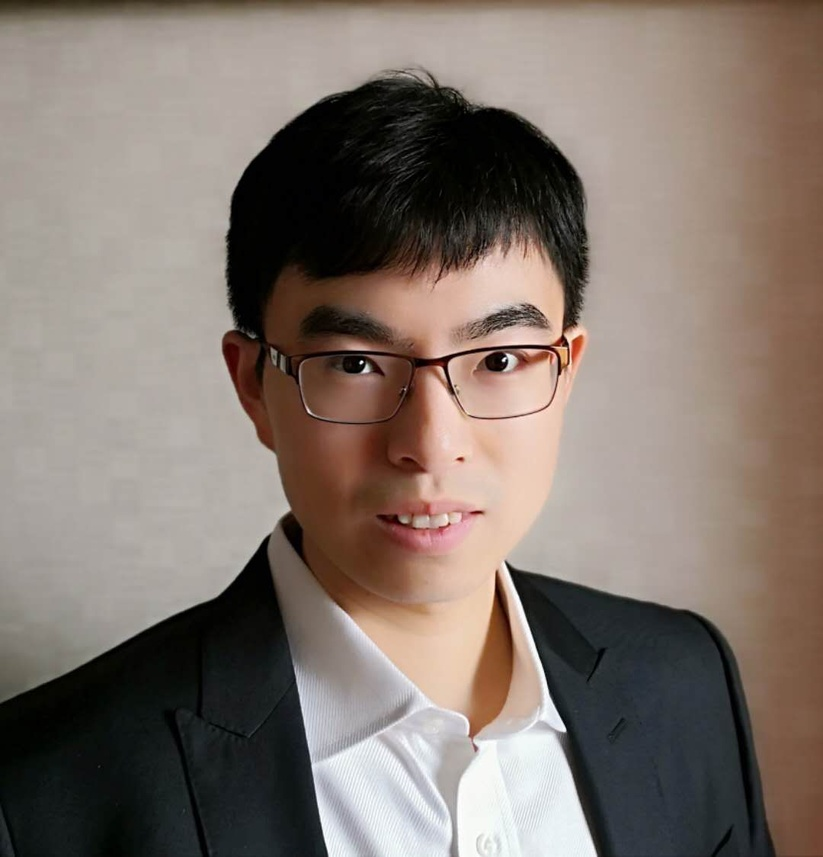
#> input picture computer vision/mmexport1545548449041.jpg, 823 x 857 px, shrunk from 1080 x 1124 before the run
$ jupyter execute Gradients.ipynb   (older library calls are emulated)
#> lines starting #> are read from the running program, lines starting #| are printed output that depends on the picture; after the words box and inside, x2 and y2 are one past the last pixel; in counts of white or black regions, pixels touching at a corner belong together
[cell 1]
import cv2
import numpy as np
import matplotlib.pyplot as plt

[cell 2]
def display_img(img):
    fig = plt.figure(figsize = (12,10))
    ax = fig.add_subplot(111)
    ax.imshow(img, cmap='gray')

[cell 3]
img = cv2.imread('../mmexport1545548449041.jpg', 0)
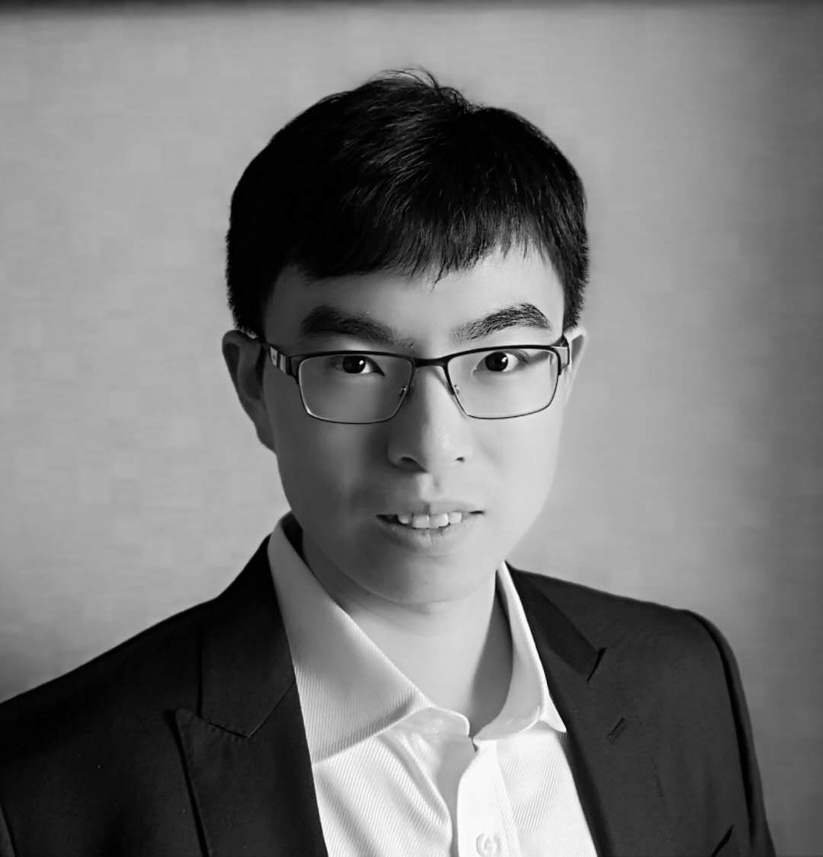
#> img: shape (857, 823); min 0, max 255, mean 119.4

[cell 4]
display_img(img)

[cell 5]
sobelx = cv2.Sobel(img, cv2.CV_64F, 1, 0, ksize=5)
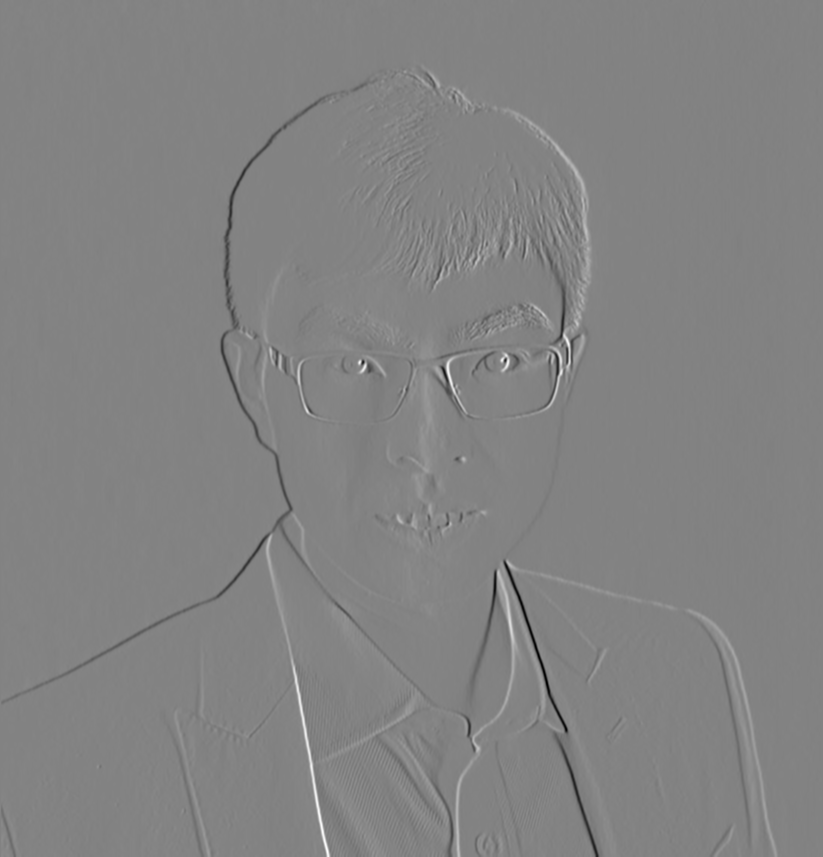
#> sobelx: shape (857, 823) float64; min -10447, max 9892, mean -5.1; drawn with min black and max white

[cell 6]
display_img(sobelx)

[cell 7]
sobely = cv2.Sobel(img, cv2.CV_64F, 0, 1, ksize=5)
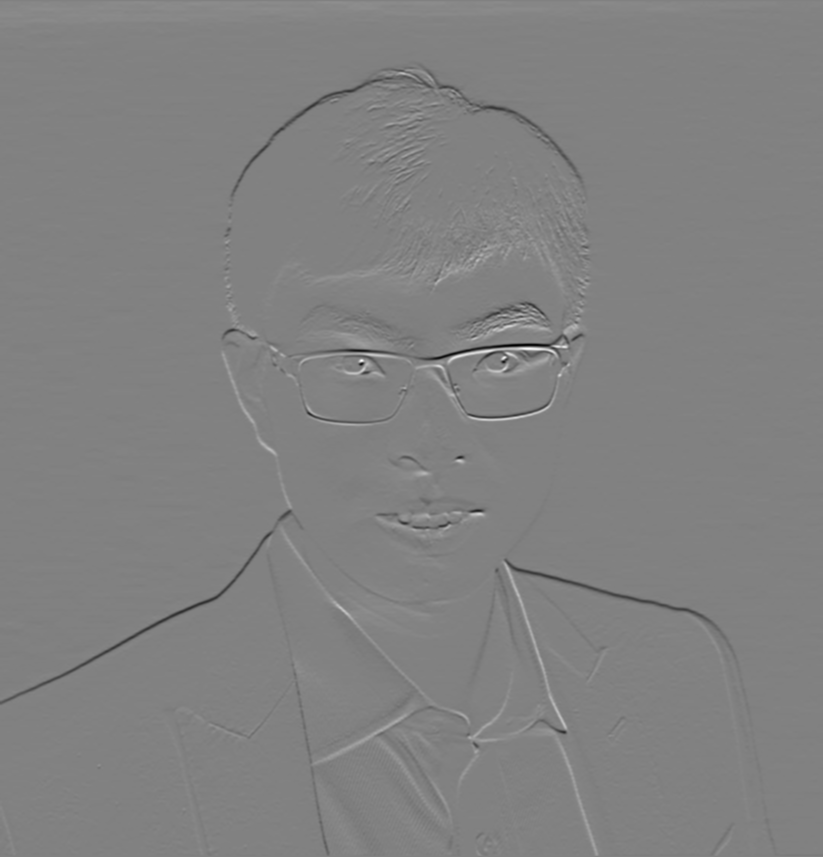
#> sobely: shape (857, 823) float64; min -10091, max 9789, mean 2.5; drawn with min black and max white

[cell 8]
display_img(sobely)

[cell 9]
laplacian = cv2.Laplacian(img, cv2.CV_64F)

[cell 10]
display_img(laplacian)

[cell 11]
blended = cv2.addWeighted(sobelx, 0.5, sobely, 0.5, 0)

[cell 12]
display_img(blended)

[cell 13]
ret, th1 = cv2.threshold(img, 100, 255, cv2.THRESH_BINARY)
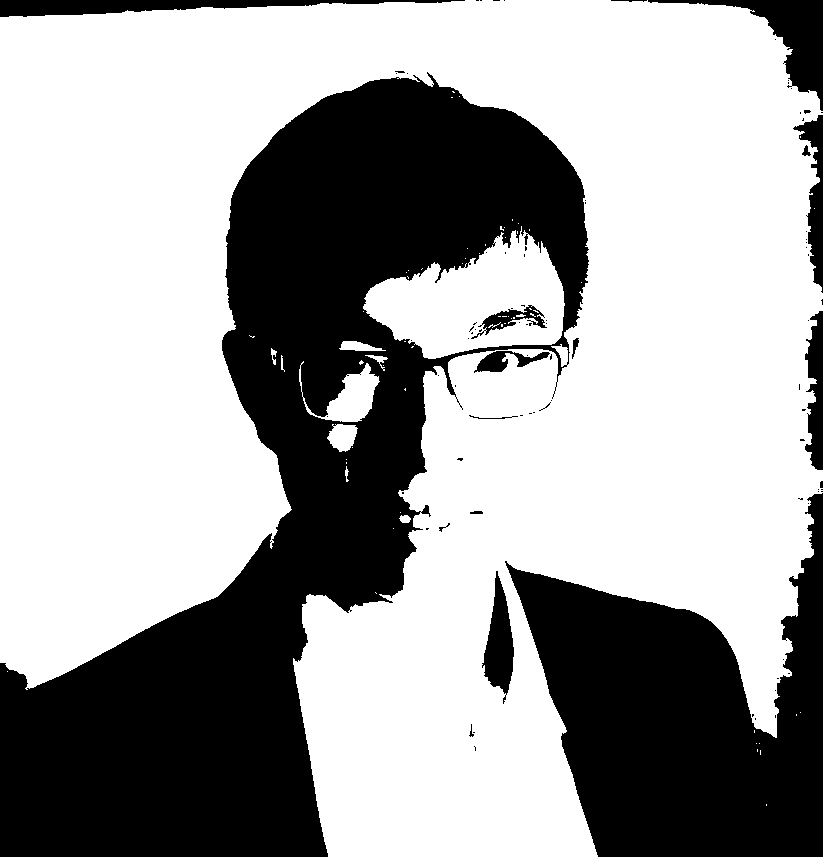
#> th1: shape (857, 823); 63.8% white; 90 black regions (72 under 20 px), largest, box (x1, y1, x2, y2) and area: (0, 72, 589, 857) 174387, (505, 493, 823, 857) 64251, (648, 0, 823, 111) 4677

[cell 14]
display_img(th1)

[cell 15]
kernel = np.ones((4,4), np.uint8)

[cell 16]
gradient = cv2.morphologyEx(blended, cv2.MORPH_GRADIENT, kernel)
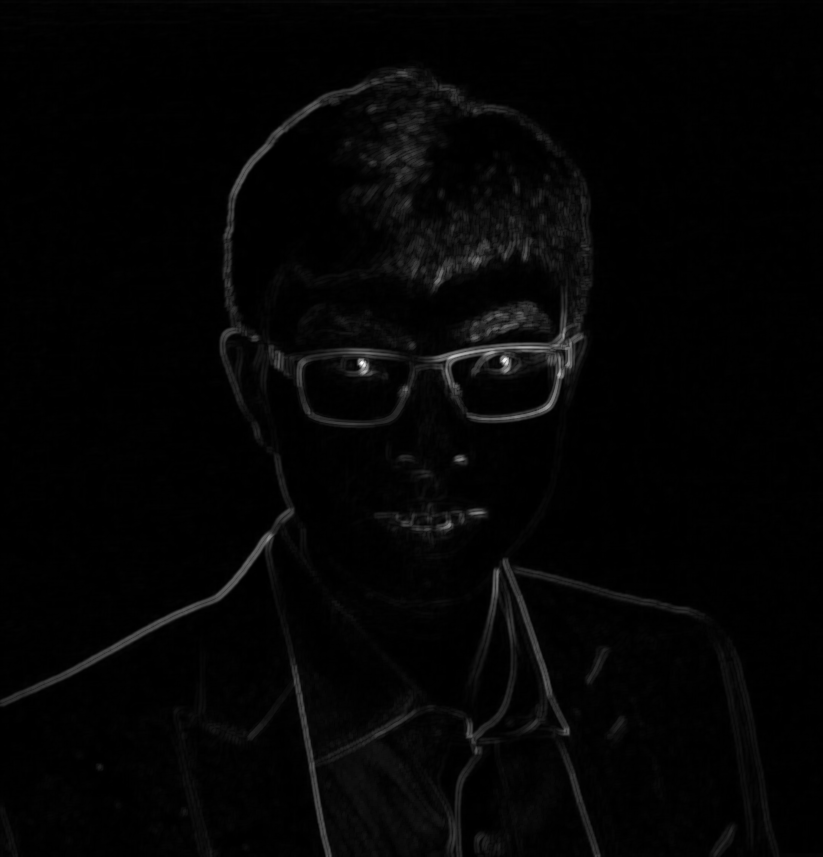
#> gradient: shape (857, 823) float64; min 0, max 14031, mean 270.3; drawn with min black and max white

$ run again, with computer vision/mmexport1545548420761.jpg copied over computer vision/mmexport1545548449041.jpg
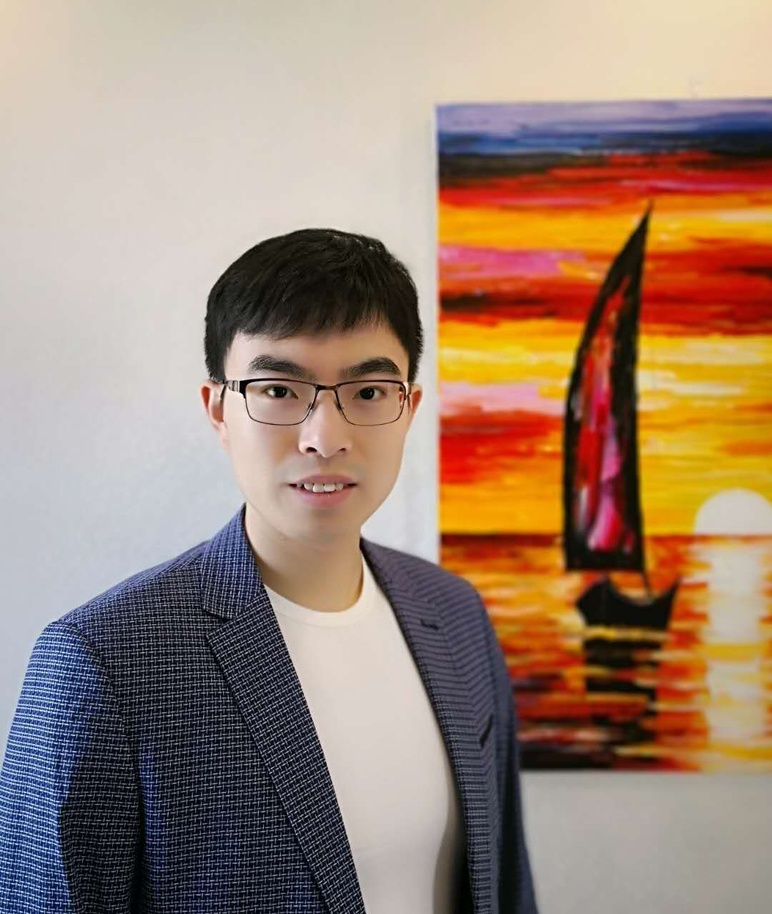
#> input picture computer vision/mmexport1545548420761.jpg, 772 x 914 px, shrunk from 1080 x 1278 before the run
#> `ret, th1 = cv2.threshold(img, 100, 255, cv2.THRESH_BINARY)`:
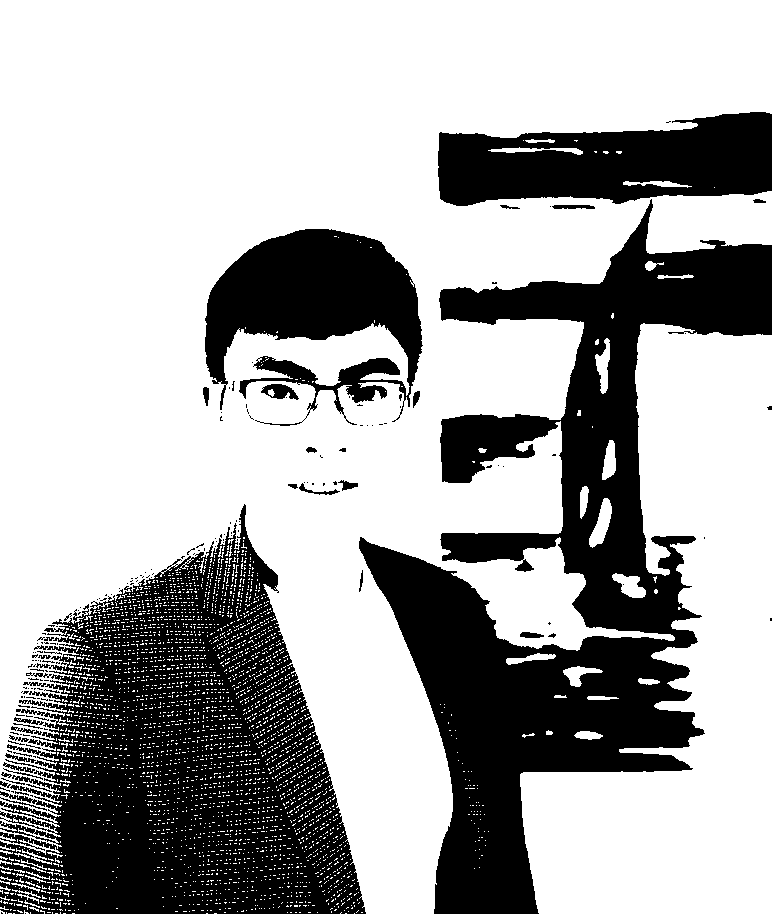
#> th1: shape (914, 772); 66.7% white; 177 black regions (135 under 20 px), largest, box (x1, y1, x2, y2) and area: (359, 199, 772, 914) 101391, (0, 504, 366, 914) 84674, (205, 229, 423, 426) 23241
#> `gradient = cv2.morphologyEx(blended, cv2.MORPH_GRADIENT, kernel)`:
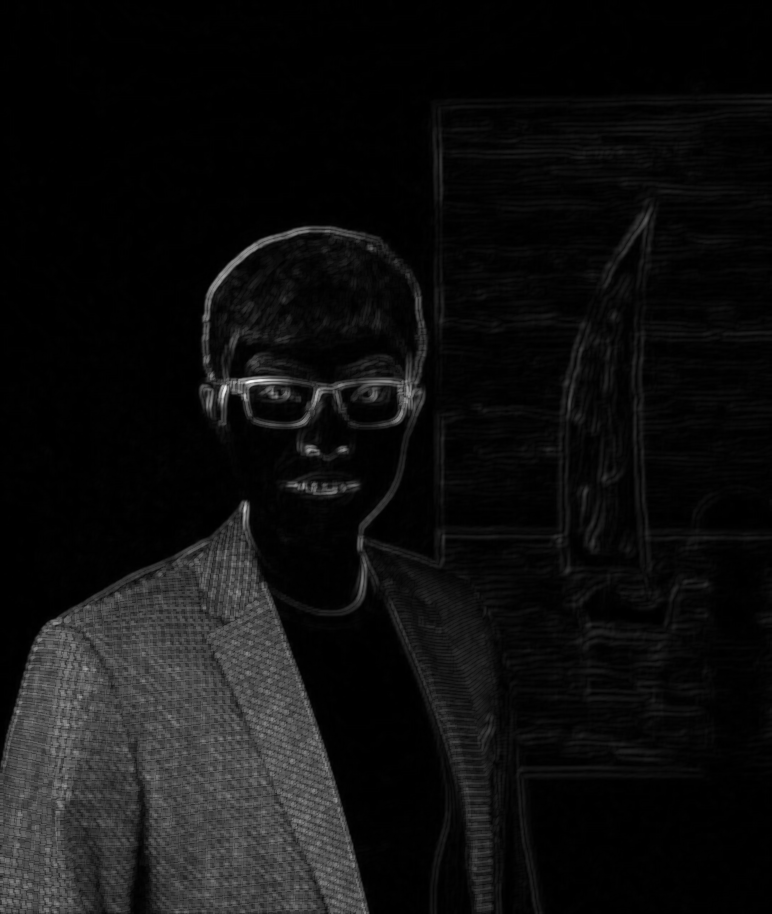
#> gradient: shape (914, 772) float64; min 0, max 11555, mean 725.6; drawn with min black and max white

$ run again, with computer vision/giraffes.jpg copied over computer vision/mmexport1545548449041.jpg
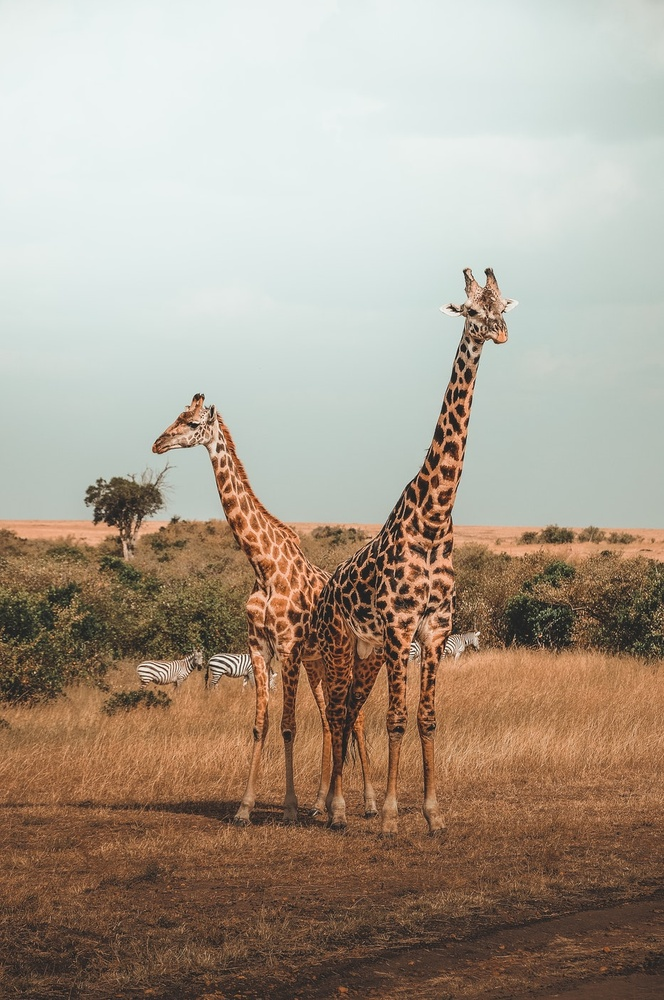
#> input picture computer vision/giraffes.jpg, 664 x 1000 px, shrunk from 933 x 1405 before the run
#> `ret, th1 = cv2.threshold(img, 100, 255, cv2.THRESH_BINARY)`:
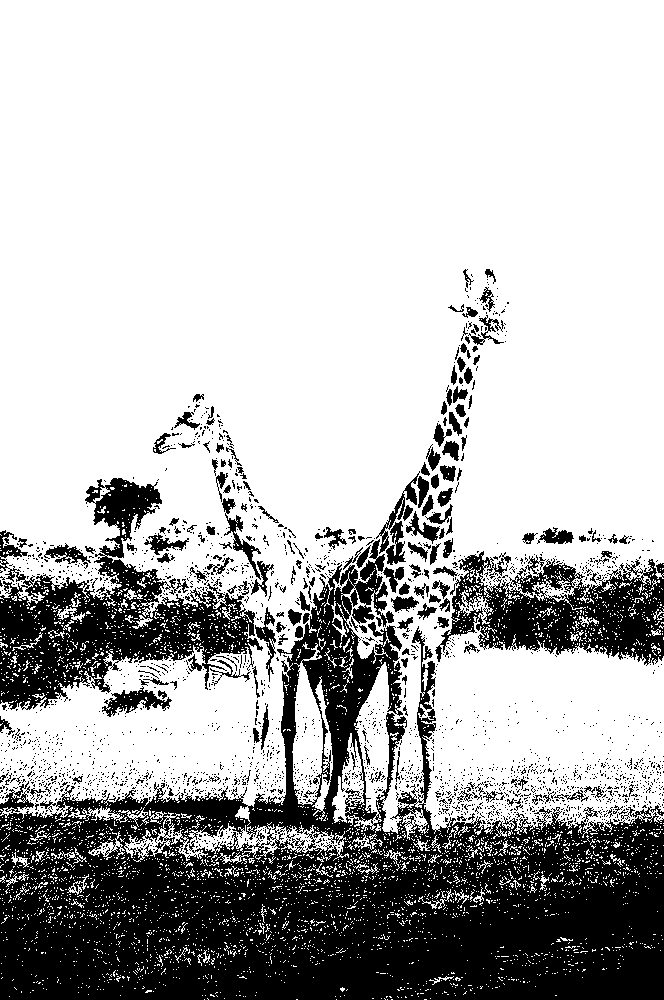
#> th1: shape (1000, 664); 72.4% white; 2422 black regions (2235 under 20 px), largest, box (x1, y1, x2, y2) and area: (0, 539, 664, 1000) 125760, (0, 478, 263, 710) 22144, (435, 551, 664, 666) 13416
#> `gradient = cv2.morphologyEx(blended, cv2.MORPH_GRADIENT, kernel)`:
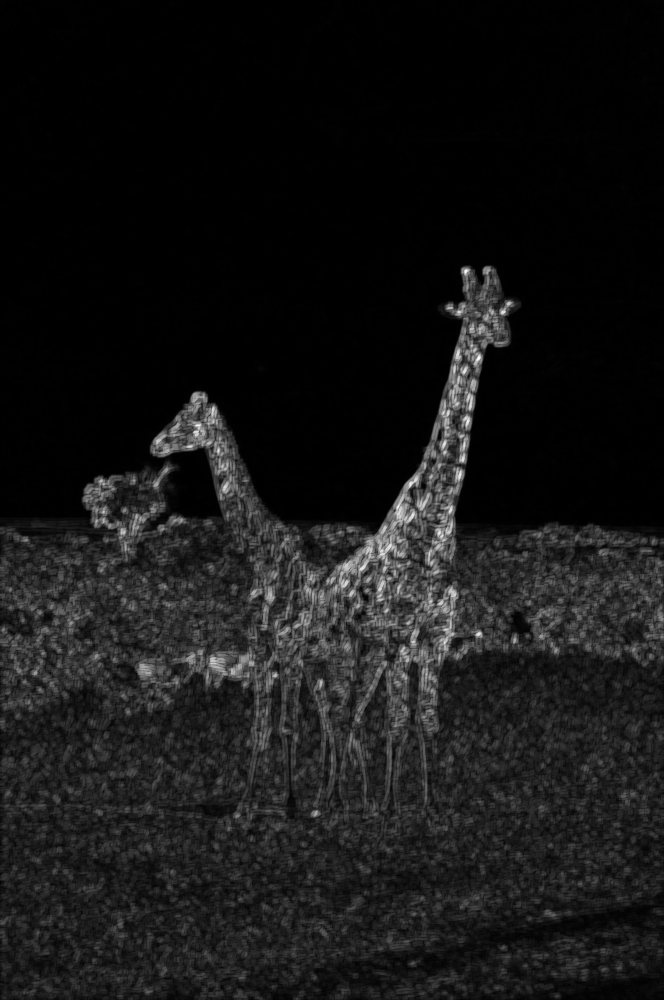
#> gradient: shape (1000, 664) float64; min 0, max 9121, mean 821.8; drawn with min black and max white
